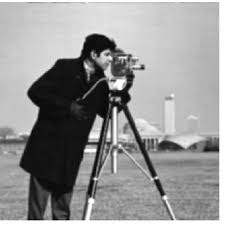
#> input picture Tool/test_image.jpg, 225 x 225 px
$ python prepare_image.py test_image.jpg
#> lines starting #> are read from the running program, lines starting #| are printed output that depends on the picture
"""
Tool/prepare_image.py

Converts any standard image file (JPEG, PNG, etc.) into the raw grayscale
format the C++ pipeline expects: a flat binary file of exactly
width*height bytes, one byte per pixel, no header.

This script exists because the project deliberately avoids image-decoding
libraries in C++ (per the spec: "raw grayscale format... eliminates
library dependencies"). Instead, all decoding (JPEG/PNG -> grayscale ->
fixed size) happens once, offline, in Python -- and the C++ side only
ever has to deal with the simplest possible format.
"""

import numpy as np
from PIL import Image
import sys
import os

def convert_to_raw(input_path, output_path, size=(512, 512)):
    # Debug: Check if file actually exists and its size.
    # Fails fast with a clear message instead of letting PIL throw a
    # less obvious error further down.
#> called with input_path = 'test_image.jpg', output_path = 'input_512.raw', size = (512, 512)
    if not os.path.exists(input_path):
        print(f"Error: Path '{input_path}' does not exist.")
        return

    print(f"Opening: {input_path} (File size: {os.path.getsize(input_path)} bytes)")

    try:
        # 1. Open and convert to grayscale.
        # 'L' is Pillow's mode code for 8-bit grayscale (Luminance) --
        # this matches the C++ side's uint8_t pixel type exactly: one
        # byte per pixel, values 0 (black) to 255 (white).
        img = Image.open(input_path).convert('L')

        # 2. Resize.
        # The C++ pipeline has no way to read width/height from the raw
        # file itself (no header), so the dimensions must be fixed and
        # known in advance on both sides. Forcing every input to the same
        # size keeps the C++ command-line arguments simple and consistent.
        img = img.resize(size)
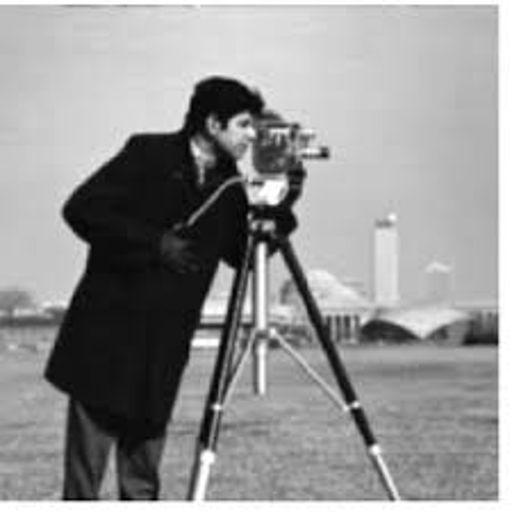
#> img: PIL image 512x512 L; min 0, max 255, mean 149.1

        # 3. Convert to NumPy array.
        # dtype=np.uint8 ensures each pixel is stored as exactly one byte,
        # matching the C++ struct's uint8_t* pixels layout.
        raw_data = np.array(img, dtype=np.uint8)

        # 4. Save.
        # .tofile() writes the raw bytes directly to disk with no header,
        # no metadata, and no compression -- this is the exact "raw
        # grayscale" format required by the project spec, and what
        # image_read() in image_io.cpp expects to find.
        raw_data.tofile(output_path)

        print(f"Success! Created {output_path} ({size[0]}x{size[1]})")
    except Exception as e:
        print(f"Detailed Error: {e}")

if __name__ == "__main__":
    if len(sys.argv) < 2:
        print("Usage: python3 prepare_image.py <input_image>")
    else:
        # We output to the root folder for easier access by your C++ code.
        # Hardcoding "input_512.raw" keeps it consistent with the default
        # filename Test_blur.cpp expects when run with no arguments.
        convert_to_raw(sys.argv[1], "input_512.raw")
